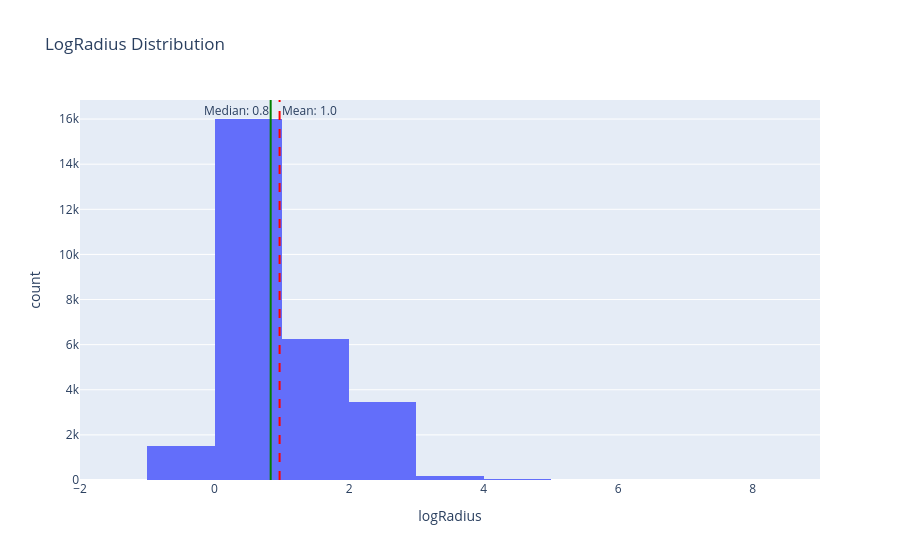

The cell this chart's notebook holds for it:
### Markdown cell above
Histogram of the Distribution of the Regressor Target

### Code cell
mean_val = df['logRadius'].mean()
median_val = df['logRadius'].median()

# 1. Create histogram
fig2 = px.histogram(df, x='logRadius', nbins=15, title='LogRadius Distribution')

# 2. Use add_vline instead of add_line, and add annotations
fig2.add_vline(x=mean_val, line_width=2, line_dash='dash', line_color='red',
               annotation_text=f'Mean: {mean_val:.1f}', annotation_position='top right')

fig2.add_vline(x=median_val, line_width=2, line_dash='solid', line_color='green',
               annotation_text=f'Median: {median_val:.1f}', annotation_position='top left')

# 3. Correct legend/layout positioning
fig2.update_layout(showlegend=True)

fig2.show()

### Figure 1 — Plotly figure (JSON) as saved in the notebook; plotly's stock layout.template omitted (floating-point values rounded to 4 significant figures; data arrays with more than 128 entries replaced by an {"elided": "..."} marker saying what was removed)
{"data": [{"bingroup": "x", "hovertemplate": "logRadius=%{x}<br>count=%{y}<extra></extra>", "legendgroup": "", "marker": {"color": "#636efa", "pattern": {"shape": ""}}, "name": "", "nbinsx": 15, "orientation": "v", "showlegend": false, "type": "histogram", "x": {"elided": "39816 float values"}, "xaxis": "x", "yaxis": "y"}], "layout": {"annotations": [{"showarrow": false, "text": "Mean: 1.0", "x": 0.9669, "xanchor": "left", "xref": "x", "y": 1, "yanchor": "top", "yref": "y domain"}, {"showarrow": false, "text": "Median: 0.8", "x": 0.8342, "xanchor": "right", "xref": "x", "y": 1, "yanchor": "top", "yref": "y domain"}], "barmode": "relative", "legend": {"tracegroupgap": 0}, "shapes": [{"line": {"color": "red", "dash": "dash", "width": 2}, "type": "line", "x0": 0.9669, "x1": 0.9669, "xref": "x", "y0": 0, "y1": 1, "yref": "y domain"}, {"line": {"color": "green", "dash": "solid", "width": 2}, "type": "line", "x0": 0.8342, "x1": 0.8342, "xref": "x", "y0": 0, "y1": 1, "yref": "y domain"}], "showlegend": true, "title": {"text": "LogRadius Distribution"}, "xaxis": {"anchor": "y", "domain": [0, 1], "title": {"text": "logRadius"}}, "yaxis": {"anchor": "x", "domain": [0, 1], "title": {"text": "count"}}}}
